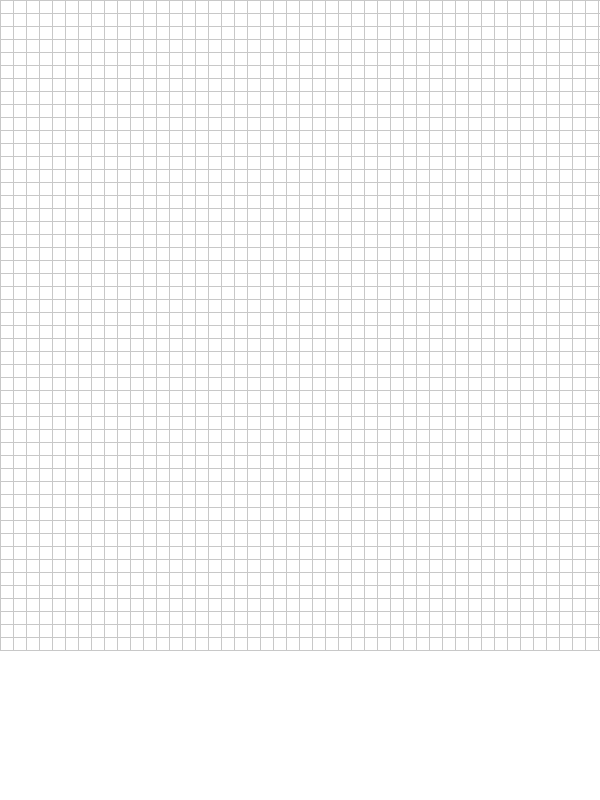
Frame 1 (no input)
Frame 60 (the mouse pressed at the canvas centre just before this capture): identical to frame 1, image omitted
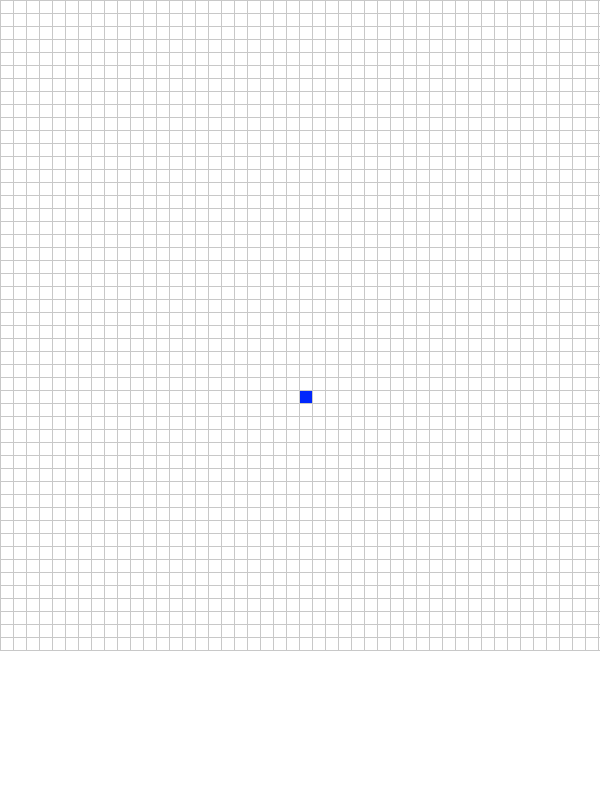
Frame 120 (the mouse held since frame 60 and released just before this capture)

The Processing sketch that drew these frames (run headless with seeded random() and noise(); from frame 60 on, the mouse is pressed at the canvas centre):

// Processing sketch: Main
// ── Main.pde
int n = 50;
int tamanho_celula = 13;

int[][] grid;
Individuo[] agentes = new Individuo[200];
int totalAgentes = 0;


// Inicializa o grid + células vazias
//observem que no size, ultrapassa 200 no eixo y. Planejei essa parte para o ranking ser colocado
void setup(){
  size(600, 800); 
  grid = new int[n][n];
  for (int i = 0; i < n; i++)
    for (int j = 0; j < n; j++)
      grid[i][j] = -1;
}

// Atualiza + simula + ranking
void draw(){
  background(255);
  atualizarSimulacao();
  desenharGrid();
  desenharRanking();
}


//cria infectados + suscetíveis
void mousePressed() {
  // Ignora cliques fora do grid. Sem esse if, não é gerado a célula onde deveria
  if (mouseY > n * tamanho_celula) return;

  int x = int(mouseX / tamanho_celula);
  int y = int(mouseY / tamanho_celula);

  //if complexo. Basicamente:
  //Verifica se o usuário clicou dentro da área do grid e se a célula está vazia.
  if (x >= 0 && x < n && y >= 0 && y < n && grid[x][y] == -1 && totalAgentes < agentes.length) {
    Estado novoEstado;

    if (mouseButton == LEFT) {
      novoEstado = Estado.INFECTADO;
    } else {
      novoEstado = Estado.SUSCETIVEL;
    }
    
    agentes[totalAgentes] = new Individuo(totalAgentes, novoEstado);
    grid[x][y] = totalAgentes;
    totalAgentes++;
  }
}

// ── Grid.pde


//Branco: vazio
//Azul: Suscetível
//Verde: recuperado
//Tamanho de célula fixa, mas editável no main

void desenharGrid(){
  
  for (int i = 0; i < n; i++) {
    for (int j = 0; j < n; j++) {
      if (grid[i][j] == -1) {
        fill(255); //branco
      } else {
        //aux = varialvel auxiliar que recebe se o individuo está infectado, suscetível ou recuperado.
        //azul, vermelho e verde, respectivamente
        Individuo aux = agentes[grid[i][j]];
        if (aux.estado == Estado.SUSCETIVEL) fill(#0027FC);  
        else if (aux.estado == Estado.INFECTADO) fill(#FF5555);
        else fill(#00FC1B);                     
      }
      stroke(200);
      rect(i * tamanho_celula, j * tamanho_celula, tamanho_celula, tamanho_celula);
    }
  }
}

// ── Individuo.pde
//Enum do professor => todo indivíduo pode estar EXATAMENTE num desses 3 estados
enum Estado {
  SUSCETIVEL, INFECTADO, RECUPERADO
}

class Individuo {
  int id;
  Estado estado;
  int tempoReacao;
  int tempoInfectado;
  int tempoParaRecuperar;
  int quantosInfectou;
  float delay;

  Individuo(int id, Estado estadoInicial) {
    this.id = id;
    this.estado = estadoInicial;
    this.tempoReacao = int(random(30, 120));
    this.tempoInfectado = 0;
    this.tempoParaRecuperar = int(random(300, 600));
    this.quantosInfectou = 0;
    this.delay = 0;
  }

  void agir() {
   //seu código aqui
   //Deverá ser abordado o comportamento individual de cada agente a cada ciclo
   //Movimentação, contágio e recuperação
  }
}

// ── Ranking.pde
void desenharRanking() {
 //indivíduos que mais infectaram ( top 5);
 //MergeSort para ordenar
}

// ── Simulacao.pde
void atualizarSimulacao() {
  //atualiza o estado de todos os indivíduos
  //lógica de movimentação, infecção e recuperação
}
